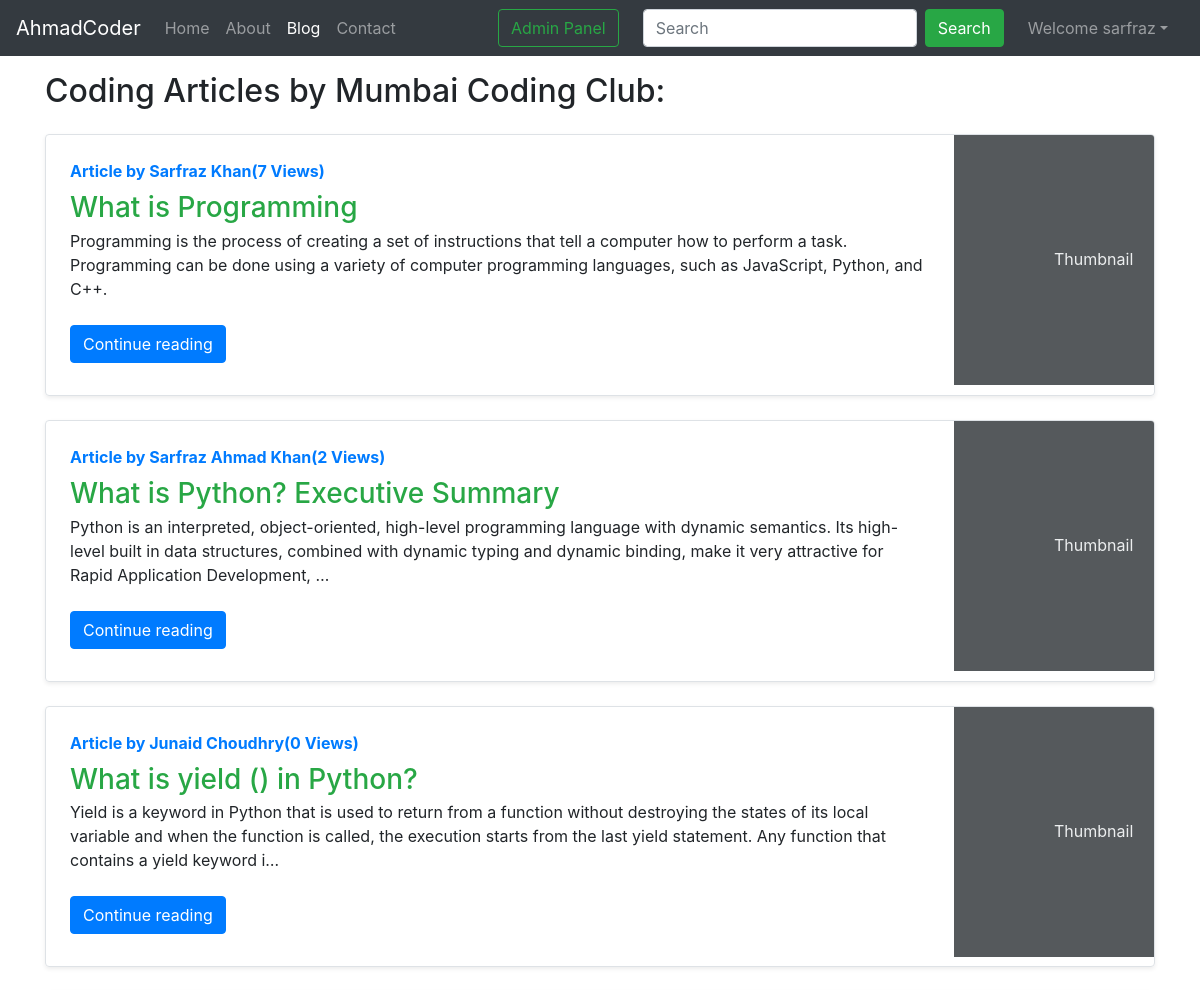
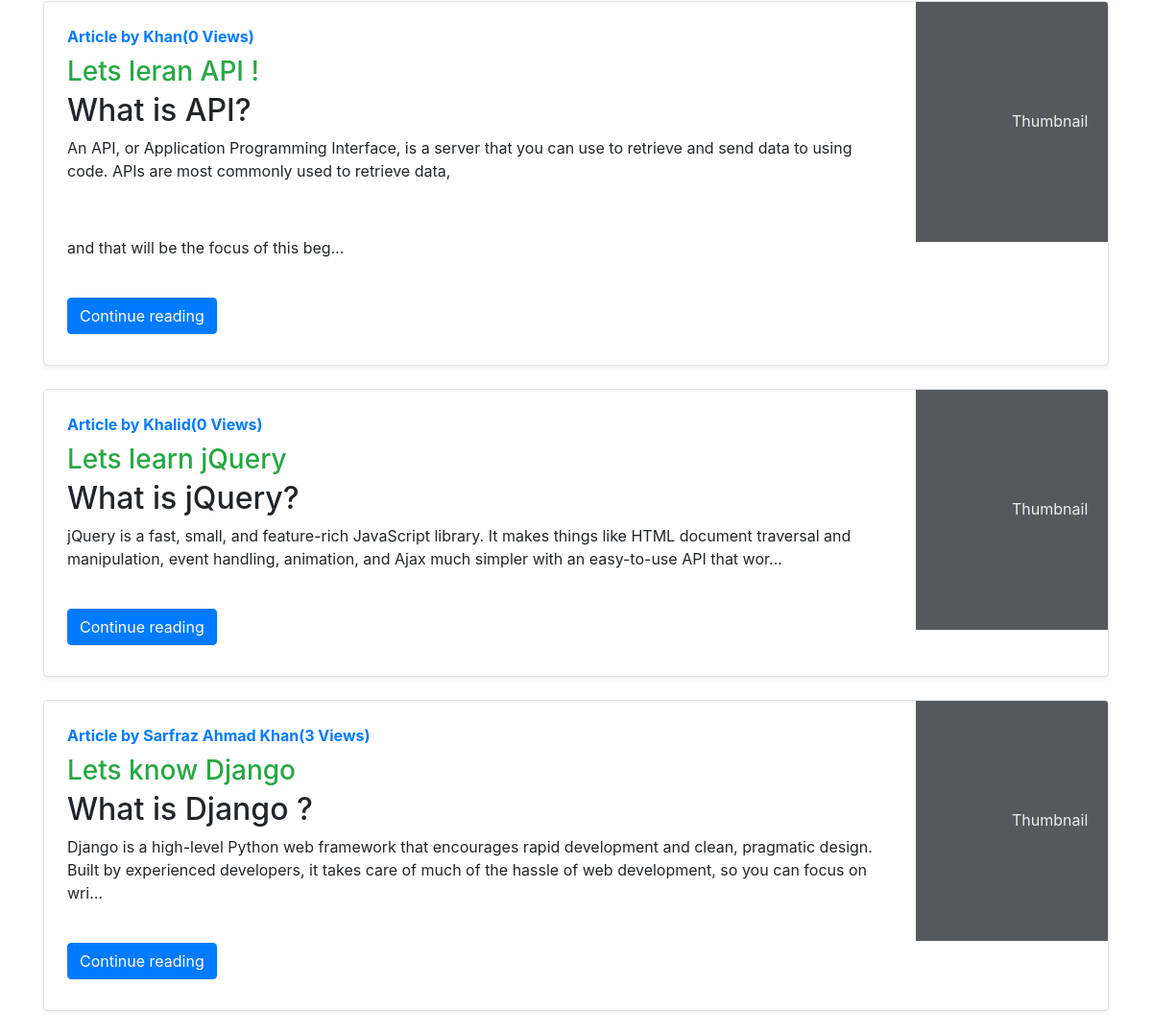
The app's page /blog/ (signed in) with its own data (2 pictures, top to bottom).
### blog/models.py (models this page shows, shortened)
class Post(models.Model):
    sno = models.AutoField(primary_key=True)
    title = models.CharField(max_length=250)
    content = models.TextField()
    author = models.CharField(max_length=50)
    slug = models.CharField(max_length=130)
    views = models.IntegerField(default=0)
    timestamp = models.DateTimeField(blank=True)

### blog/views.py (the view)
# urls.py: path('', views.blogHome, name='blogHome'),
def blogHome(request):
    allPosts = Post.objects.all()
    context = {'allPosts': allPosts}
    return render(request, 'blog/blogHome.html', context)

### templates/blog/blogHome.html (shortened to what this page needs)
{% extends 'base.html' %}
{% block blogactive %} active {% endblock blogactive %}
{% block body %}
<div class="container my-3">
    <h2>Coding Articles by Mumbai Coding Club:</h2>
    {% for post in allPosts %}
    <div class="row no-gutters border rounded overflow-hidden flex-md-row my-4 shadow-sm h-md-250 position-relative">
      <div class="col p-4 d-flex flex-column position-static">
        <strong class="d-inline-block mb-2 text-primary">Article by {{post.author}}({{post.views}} Views)</strong>
        <h3 class="mb-0"><a class="text-success" href="/blog/{{post.slug}}">{{post.title}} </a></h3>
        <p class="card-text mb-auto"><div class="preview">{{post.content|safe| truncatechars:250 }}</div></p>
        <div class="my-2">
            <a href="/blog/{{post.slug}}" role="button" class="btn btn-primary">Continue reading</a>
        </div>
      </div>
      <div class="col-auto d-none d-lg-block">
        <svg class="bd-placeholder-img" width="200" height="250" xmlns="http://www.w3.org/2000/svg" preserveAspectRatio="xMidYMid slice" focusable="false" role="img" aria-label="Placeholder: Thumbnail">
          <text x="50%" y="50%" fill="#eceeef" dy=".3em">Thumbnail</text>
        </svg>
      </div>
    </div>
    {% endfor %}
  </div>
{% endblock body %}

### templates/base.html (shortened to what this page needs)
<!doctype html>
<html lang="en">
  <head>
    <link rel="stylesheet" href="https://cdn.jsdelivr.net/npm/bootstrap@4.4.1/dist/css/bootstrap.min.css">
  </head>
  <body>
    <nav class="navbar navbar-expand-lg navbar-dark bg-dark">
        <a class="navbar-brand" href="/">AhmadCoder</a>
        <div class="collapse navbar-collapse" id="navbarSupportedContent">
          <ul class="navbar-nav mr-auto">
            <li class="nav-item {% block homeactive %} {% endblock homeactive %}">
              <a class="nav-link" href="/">Home <span class="sr-only">(current)</span></a>
            </li>
            <li class="nav-item {% block aboutactive %}{% endblock aboutactive %}">
              <a class="nav-link" href="/about">About</a>
            </li>
            <li class="nav-item {% block blogactive %}{% endblock blogactive%}">
              <a class="nav-link" href="/blog">Blog</a>
            </li>
            <li class="nav-item {% block contactactive %}{% endblock contactactive %}">
              <a class="nav-link" href="/contact">Contact</a>
            </li>
          </ul>
          <a href="/admin" role="button" target="_blank" class="btn btn-outline-success m-2 my-sm-0" >Admin Panel</a>
          <form method="get" action="/search" class="form-inline my-2 my-lg-0 mx-3">
            <input class="form-control mr-sm-2" type="search" placeholder="Search" aria-label="Search" name="query" id="query">
            <button class="btn btn-success my-2 my-sm-0" type="submit">Search</button>
          </form>
          {% if user.is_authenticated %}
          <ul class="navbar-nav mr-2">
            <li class="nav-item dropdown">
            <a class="nav-link dropdown-toggle" href='#' id="navbarDropdown" role="button" data-toggle="dropdown"> Welcome {{request.user}}</a>
                  </li>
                  </ul>
          {% endif %}
        </div>
      </nav>
{% block body %} {% endblock body %}
  </body>
</html>

### records on screen
Post: author "Sarfraz Khan", views "7", title "What is Programming", content "Programming is the process of creating a set of instructions that tell a computer how to perform a task. Programming can be done using a variety of computer programming languages, such as JavaScript, Python, and C++."
Post: author "Sarfraz Ahmad Khan", views "2", title "What is Python? Executive Summary", content "Python is an interpreted, object-oriented, high-level programming language with dynamic semantics. Its high-level built in data structures, combined with dynamic typing and dynamic binding, make it very attractive for Rapid Application Development, …"
Post: author "Junaid Choudhry", views "0", title "What is yield () in Python?", content "Yield is a keyword in Python that is used to return from a function without destroying the states of its local variable and when the function is called, the execution starts from the last yield statement. Any function that contains a yield keyword i…"
Post: author "Khan", views "0", title "Lets leran API !", content "What is API? An API, or Application Programming Interface, is a server that you can use to retrieve and send data to using code. APIs are most commonly used to retrieve data, and that will be the focus of this beg…"
Post: author "Khalid", views "0", title "Lets learn jQuery", content "What is jQuery? jQuery is a fast, small, and feature-rich JavaScript library. It makes things like HTML document traversal and manipulation, event handling, animation, and Ajax much simpler with an easy-to-use API that wor…"
Post: author "Sarfraz Ahmad Khan", views "3", title "Lets know Django", content "What is Django ? Django is a high-level Python web framework that encourages rapid development and clean, pragmatic design. Built by experienced developers, it takes care of much of the hassle of web development, so you can focus on wri…"

### other values on screen
{{ request.user }} "sarfraz"
